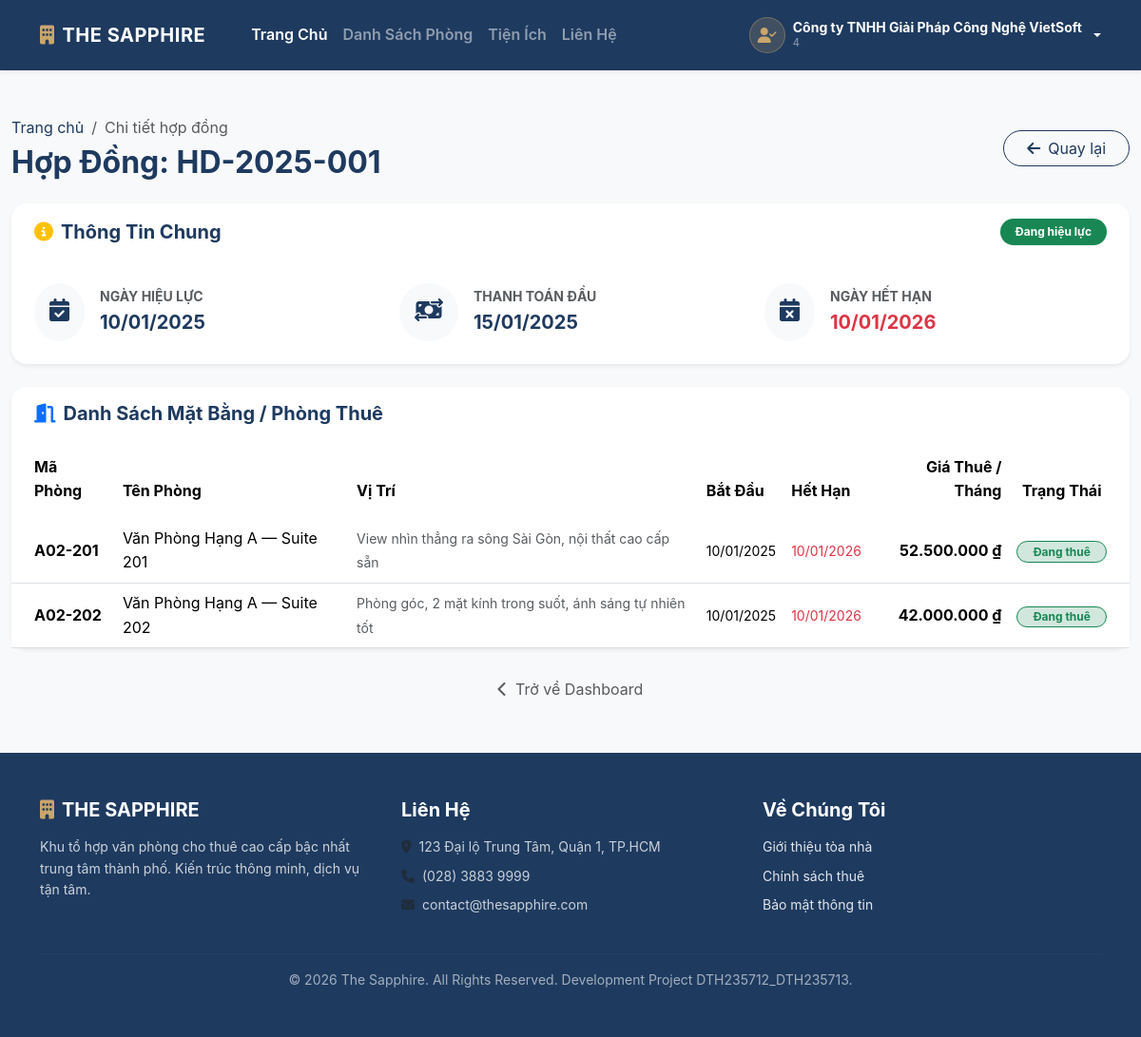
Page /modules/tenant/hop_dong.php?soHopDong=HD-2025-001 (signed in) on the committed database.
### tables this page shows
CREATE TABLE HOP_DONG (
    soHopDong VARCHAR(50) PRIMARY KEY,
    maKH VARCHAR(20) NOT NULL,
    maNV VARCHAR(20),
    ngayLap DATE,
    ngayBatDau DATE,
    ngayThanhToanDauTien DATE NULL,
    ngayHetHanCuoiCung DATE NULL,
    ngayKetThuc DATE,
    tienTienCoc DECIMAL(15,2) DEFAULT 0.00,
    trangThai TINYINT DEFAULT 1 COMMENT '1: Hieu luc, 0: Ket thuc, 2: Huy, 3: ChoDuyet',
    ngayHuy DATE NULL,
    lyDoHuy TEXT NULL,
    deleted_at DATETIME DEFAULT NULL,
    CONSTRAINT fk_hop_dong_kh FOREIGN KEY (maKH) REFERENCES KHACH_HANG(maKH),
    CONSTRAINT fk_hop_dong_nv FOREIGN KEY (maNV) REFERENCES NHAN_VIEN(maNV)
);

CREATE TABLE CHI_TIET_HOP_DONG (
    maCTHD VARCHAR(50) PRIMARY KEY,
    soHopDong VARCHAR(50) NOT NULL,
    maPhong VARCHAR(50) NOT NULL,
    giaThue DECIMAL(15,2) NOT NULL DEFAULT 0.00,
    ngayBatDau DATE NULL,
    ngayHetHan DATE NULL,
    trangThai VARCHAR(20) DEFAULT 'DangThue' COMMENT 'DangThue | DaKetThuc',
    CONSTRAINT fk_cthd_hd FOREIGN KEY (soHopDong) REFERENCES HOP_DONG(soHopDong) ON DELETE CASCADE,
    CONSTRAINT fk_cthd_phong FOREIGN KEY (maPhong) REFERENCES PHONG(maPhong)
);

CREATE TABLE PHONG (
    maPhong VARCHAR(50) PRIMARY KEY,
    maTang VARCHAR(20) NOT NULL,
    tenPhong VARCHAR(100) NOT NULL,
    loaiPhong VARCHAR(50),
    dienTich DECIMAL(10,2),
    soChoLamViec INT DEFAULT 0,
    moTaViTri VARCHAR(200) NULL,
    donGiaM2 DECIMAL(15,2) DEFAULT 0.00,
    giaThue DECIMAL(15,2) NOT NULL DEFAULT 0.00,
    trangThai TINYINT DEFAULT 1 COMMENT '1: Trong, 2: Da thue, 3: Dang sua chua, 4: Lock',
    deleted_at DATETIME DEFAULT NULL,
    CONSTRAINT fk_phong_tang FOREIGN KEY (maTang) REFERENCES TANG(maTang) ON DELETE CASCADE
);

### includes/common/functions.php (called while the page is built, shortened)
<?php
function e($chuoi): string
{
    return htmlspecialchars((string)$chuoi, ENT_QUOTES, 'UTF-8');
}

### modules/tenant/hop_dong.php (the view, shortened to what this page needs)
<?php
require_once __DIR__ . '/../../includes/common/functions.php';
$pdo = Database::getInstance()->getConnection();
$maKH = $_SESSION['user_id'];
$soHopDong = $_GET['soHopDong'] ?? '';
$stmtHD = $pdo->prepare("SELECT * FROM HOP_DONG WHERE soHopDong = ? AND maKH = ? AND deleted_at IS NULL");
$stmtHD->execute([$soHopDong, $maKH]);
$hopDong = $stmtHD->fetch(PDO::FETCH_ASSOC);
$stmtPhong = $pdo->prepare("
    SELECT c.*, p.tenPhong, p.moTaViTri
    FROM CHI_TIET_HOP_DONG c
    JOIN PHONG p ON c.maPhong = p.maPhong
    WHERE c.soHopDong = ?
");
$stmtPhong->execute([$soHopDong]);
$danhSachPhong = $stmtPhong->fetchAll(PDO::FETCH_ASSOC);
require_once __DIR__ . '/../../includes/tenant/header.php';
?>
<div class="container py-5" style="max-width: 1200px;">
    <div class="d-flex justify-content-between align-items-center mb-4">
        <div>
            <nav aria-label="breadcrumb">
                <ol class="breadcrumb mb-1">
                    <li class="breadcrumb-item"><a href="dashboard.php" class="text-decoration-none text-navy">Trang chủ</a></li>
                    <li class="breadcrumb-item active" aria-current="page">Chi tiết hợp đồng</li>
                </ol>
            </nav>
            <h2 class="fw-bold text-navy mb-0">Hợp Đồng: <?php echo e($soHopDong); ?></h2>
        </div>
        <a href="dashboard.php" class="btn btn-outline-navy rounded-pill px-4" style="border-color: #1e3a5f; color: #1e3a5f;">
            <i class="fa-solid fa-arrow-left me-2"></i>Quay lại
        </a>
    </div>
    <div class="card shadow-sm border-0 rounded-4 mb-4">
        <div class="card-header bg-white border-0 py-3 px-4 rounded-top-4">
            <div class="d-flex justify-content-between align-items-center">
                <h5 class="mb-0 fw-bold text-navy"><i class="fa-solid fa-circle-info me-2 text-warning"></i>Thông Tin Chung</h5>
                <?php
                    $statusBadge = match((int)$hopDong['trangThai']) {
                        1 => '<span class="badge bg-success px-3 py-2 rounded-pill">Đang hiệu lực</span>',
                        3 => '<span class="badge bg-warning text-dark px-3 py-2 rounded-pill">Chờ duyệt</span>',
                        2 => '<span class="badge bg-danger px-3 py-2 rounded-pill">Đã hủy</span>',
                        0 => '<span class="badge bg-secondary px-3 py-2 rounded-pill">Đã kết thúc</span>',
                        default => '<span class="badge bg-dark px-3 py-2 rounded-pill">Không rõ</span>'
                    };
                    echo $statusBadge;
                ?>
            </div>
        </div>
        <div class="card-body p-4">
            <div class="row g-4">
                <div class="col-md-4">
                    <div class="d-flex align-items-center gap-3">
                        <div class="p-3 bg-light rounded-circle"><i class="fa-solid fa-calendar-check text-navy fs-4"></i></div>
                        <div>
                            <div class="small text-muted text-uppercase fw-bold">Ngày hiệu lực</div>
                            <div class="fw-bold text-navy fs-5"><?php echo date('d/m/Y', strtotime($hopDong['ngayBatDau'])); ?></div>
                        </div>
                    </div>
                </div>
                <div class="col-md-4">
                    <div class="d-flex align-items-center gap-3">
                        <div class="p-3 bg-light rounded-circle"><i class="fa-solid fa-money-bill-transfer text-navy fs-4"></i></div>
                        <div>
                            <div class="small text-muted text-uppercase fw-bold">Thanh toán đầu</div>
                            <div class="fw-bold text-navy fs-5"><?php echo $hopDong['ngayThanhToanDauTien'] ? date('d/m/Y', strtotime($hopDong['ngayThanhToanDauTien'])) : '—'; ?></div>
                        </div>
                    </div>
                </div>
                <div class="col-md-4">
                    <div class="d-flex align-items-center gap-3">
                        <div class="p-3 bg-light rounded-circle"><i class="fa-solid fa-calendar-xmark text-navy fs-4"></i></div>
                        <div>
                            <div class="small text-muted text-uppercase fw-bold">Ngày hết hạn</div>
                            <div class="fw-bold text-danger fs-5"><?php echo date('d/m/Y', strtotime($hopDong['ngayHetHanCuoiCung'])); ?></div>
                        </div>
                    </div>
                </div>
            </div>
        </div>
    </div>
    <div class="card shadow-sm border-0 rounded-4">
        <div class="card-header bg-white border-0 py-3 px-4 rounded-top-4">
            <h5 class="mb-0 fw-bold text-navy"><i class="fa-solid fa-door-open me-2 text-primary"></i>Danh Sách Mặt Bằng / Phòng Thuê</h5>
        </div>
        <div class="card-body p-0">
            <div class="table-responsive">
                <table class="table table-hover align-middle mb-0">
                    <thead class="bg-light text-navy fw-bold">
                        <tr>
                            <th class="ps-4 border-0 py-3">Mã Phòng</th>
                            <th class="border-0 py-3">Tên Phòng</th>
                            <th class="border-0 py-3">Vị Trí</th>
                            <th class="border-0 py-3">Bắt Đầu</th>
                            <th class="border-0 py-3">Hết Hạn</th>
                            <th class="border-0 py-3 text-end">Giá Thuê / Tháng</th>
                            <th class="border-0 py-3 text-center pe-4">Trạng Thái</th>
                        </tr>
                    </thead>
                    <tbody>
                        <?php if (empty($danhSachPhong)): ?>
                            <tr>
                                <td colspan="7" class="text-center py-5 text-muted">Không tìm thấy phòng thuê trong hợp đồng này.</td>
                            </tr>
                        <?php else: ?>
                            <?php foreach ($danhSachPhong as $phong): ?>
                                <tr>
                                    <td class="ps-4 fw-bold text-navy"><?php echo e($phong['maPhong']); ?></td>
                                    <td><?php echo e($phong['tenPhong']); ?></td>
                                    <td class="text-muted"><small><?php echo e($phong['moTaViTri']); ?></small></td>
                                    <td><small><?php echo date('d/m/Y', strtotime($phong['ngayBatDau'])); ?></small></td>
                                    <td><small class="text-danger"><?php echo date('d/m/Y', strtotime($phong['ngayHetHan'])); ?></small></td>
                                    <td class="text-end fw-bold text-navy"><?php echo number_format($phong['giaThue'], 0, ',', '.'); ?> ₫</td>
                                    <td class="text-center pe-4">
                                        <?php if ($phong['trangThai'] === 'DangThue'): ?>
                                            <span class="badge bg-success-subtle text-success border border-success rounded-pill px-3">Đang thuê</span>
                                        <?php else: ?>
                                            <span class="badge bg-secondary-subtle text-secondary border border-secondary rounded-pill px-3">Đã kết thúc</span>
                                        <?php endif; ?>
                                    </td>
                                </tr>
                            <?php endforeach; ?>
                        <?php endif; ?>
                    </tbody>
                </table>
            </div>
        </div>
    </div>
    <div class="mt-4 text-center">
        <a href="dashboard.php" class="btn btn-link text-decoration-none text-muted">
            <i class="fa-solid fa-chevron-left me-1"></i> Trở về Dashboard
        </a>
    </div>
</div>
<?php
require_once __DIR__ . '/../../includes/tenant/footer.php';
?>

### assets/css/style.css (style rules this page uses)
:root { --color-primary: #1e3a5f; --color-accent: #c9a66b; --color-background: #f4f7f9; --color-text: #1f2a44; --color-white: #ffffff; --color-success-bg: #d4edda; --color-success-text: #155724; --color-danger-bg: #f8d7da; --color-danger-text: #721c24; --color-warning-bg: #fff3cd; --color-warning-text: #e65c00; --shadow-soft: 0 4px 15px rgba(0, 0, 0, 0.05); --transition-base: all 0.3s ease-in-out; }
body { background-color: var(--color-background); color: var(--color-text); font-family: 'Inter', -apple-system, BlinkMacSystemFont, "Segoe UI", Roboto, sans-serif; line-height: 1.6; }

### includes/tenant/header.php (style rules this page uses)
body { background-color: #f4f7f9; }
.text-navy { color: #1e3a5f; }
.rounded-4 { border-radius: 1rem !important; }
.card { border: none; }

### rows in the picture
hop_dong: trangThai "Đang hiệu lực", ngayBatDau "10/01/2025", ngayThanhToanDauTien "15/01/2025", ngayHetHanCuoiCung "10/01/2026"
chi_tiet_hop_dong: maPhong "A02-201", maPhong.tenPhong "Văn Phòng Hạng A — Suite 201", maPhong.moTaViTri "View nhìn thẳng ra sông Sài Gòn, nội thất cao cấp sẵn", ngayBatDau "10/01/2025", ngayHetHan "10/01/2026", giaThue "52.500.000", trangThai "Đang thuê"
chi_tiet_hop_dong: maPhong "A02-202", maPhong.tenPhong "Văn Phòng Hạng A — Suite 202", maPhong.moTaViTri "Phòng góc, 2 mặt kính trong suốt, ánh sáng tự nhiên tốt", ngayBatDau "10/01/2025", ngayHetHan "10/01/2026", giaThue "42.000.000", trangThai "Đang thuê"

### other values in the picture
$_SESSION['ten_user'] "Công ty TNHH Giải Pháp Công Nghệ VietSoft"
$_SESSION['user_role'] "4"
$soHopDong "HD-2025-001"
